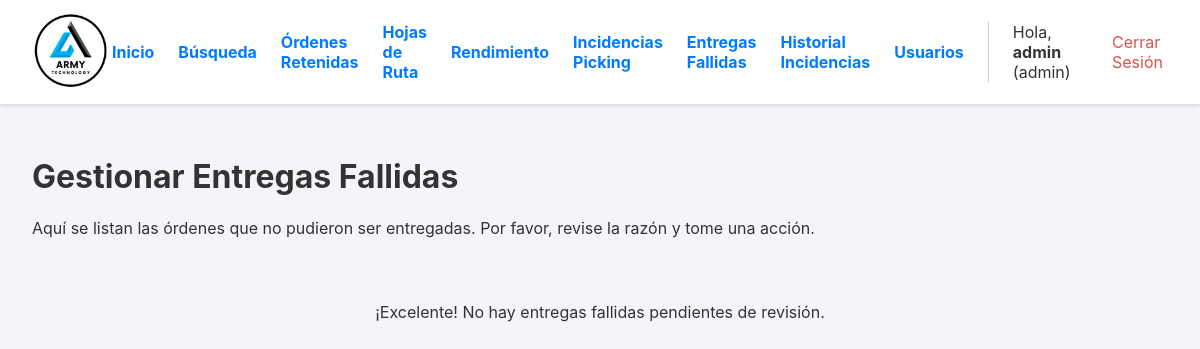
/entregas-fallidas (signed in), run on an earlier commit of the app's database.
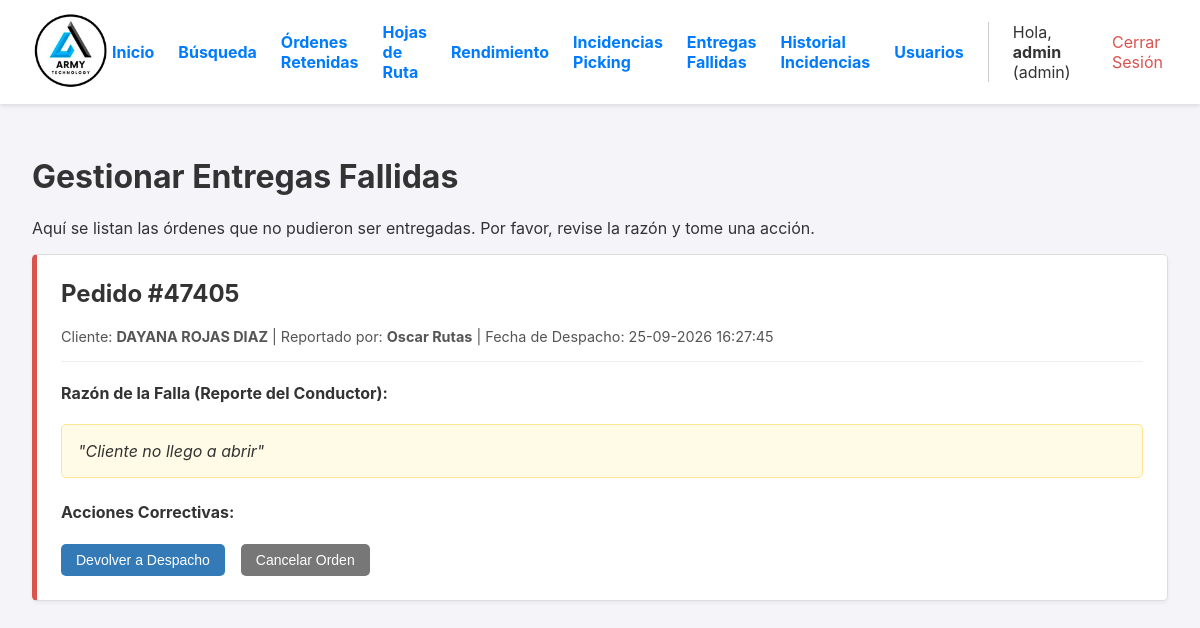
And on a later commit of the database.
### app.py (models this page shows, shortened)
class Orden(db.Model):
    id = db.Column(db.Integer, primary_key=True)
    numero_pedido = db.Column(db.String(50), unique=True, nullable=False)
    cliente_nombre = db.Column(db.String(200), nullable=False)
    cliente_direccion = db.Column(db.String(300), nullable=True)
    estado = db.Column(db.String(30), nullable=False, default='PENDIENTE')
    fecha_creacion = db.Column(db.DateTime, nullable=False, default=datetime.datetime.utcnow)
    lote_id = db.Column(db.Integer, db.ForeignKey('lote_picking.id'), nullable=True)
    items = db.relationship('ItemOrden', backref='orden', lazy=True, cascade="all, delete-orphan")
    fecha_inicio_picking = db.Column(db.DateTime, nullable=True)
    fecha_fin_picking = db.Column(db.DateTime, nullable=True)
    fecha_fin_packing = db.Column(db.DateTime, nullable=True)
    fecha_despacho = db.Column(db.DateTime, nullable=True)
    packer_id = db.Column(db.Integer, db.ForeignKey('user.id', ondelete='SET NULL'), nullable=True)
    packer = db.relationship('User', foreign_keys=[packer_id])
    devolucion_confirmada = db.Column(db.Boolean, default=False, nullable=False)
    bultos = db.relationship('Bulto', backref='orden', cascade="all, delete-orphan")
    hoja_de_ruta_id = db.Column(db.Integer, db.ForeignKey('hoja_de_ruta.id'), nullable=True)
    destino_id = db.Column(db.Integer, db.ForeignKey('destino.id'), nullable=True)
    destino = db.relationship('Destino', backref='ordenes')
    guia_encomienda = db.Column(db.String(100), nullable=True)
    nota_entrega = db.Column(db.Text, nullable=True)
    fecha_entrega_final = db.Column(db.DateTime, nullable=True)
    nota_bodega = db.Column(db.Text, nullable=True)

class User(UserMixin, db.Model):
    id = db.Column(db.Integer, primary_key=True)
    username = db.Column(db.String(80), unique=True, nullable=False)
    password_hash = db.Column(db.String(256), nullable=False)
    role = db.Column(db.String(20), nullable=False, default='operario')

### app.py (the view)
@app.route('/entregas-fallidas')
@login_required
@logistica_required
def gestionar_entregas_fallidas():
    ordenes_fallidas = db.session.execute(
        db.select(Orden)
        .where(Orden.estado == 'INCIDENCIA_ENTREGA')
        .options(joinedload(Orden.hoja_de_ruta).joinedload(HojaDeRuta.conductor)) # Cargamos info extra
        .order_by(Orden.fecha_despacho.desc())
    ).scalars().all()
    return render_template('gestionar_entregas_fallidas.html', ordenes=ordenes_fallidas)

### app.py (called while the page is built)
def logistica_required(f):
    @wraps(f)
    def decorated_function(*args, **kwargs):
        if not current_user.is_authenticated or current_user.role not in ['admin', 'operario', 'garantias']:
            flash('Se requiere rol de Administrador, Operario o Garantías para acceder a esta página.', 'error')
            return redirect(url_for('dashboard'))
        return f(*args, **kwargs)
    return decorated_function

@login_manager.user_loader
def load_user(user_id):
    return db.session.get(User, int(user_id))

@app.template_filter('localtime')
def to_localtime_filter(utc_datetime):
    if not utc_datetime: return ""
    local_tz = pytz.timezone('America/Costa_Rica')
    local_dt = utc_datetime.replace(tzinfo=pytz.utc).astimezone(local_tz)
    return local_dt.strftime('%d-%m-%Y %H:%M:%S')

### templates/gestionar_entregas_fallidas.html (shortened to what this page needs)
{% extends "layout.html" %}
{% block content %}
    <h1>Gestionar Entregas Fallidas</h1>
    <p>Aquí se listan las órdenes que no pudieron ser entregadas. Por favor, revise la razón y tome una acción.</p>
    {% for orden in ordenes %}
        <div class="incidencia-card">
            <h2>Pedido #{{ orden.numero_pedido }}</h2>
            <div class="meta-info">
                Cliente: <strong>{{ orden.cliente_nombre }}</strong> |
                Reportado por: <strong>{{ orden.hoja_de_ruta.conductor.username if orden.hoja_de_ruta and orden.hoja_de_ruta.conductor else 'N/A' }}</strong> |
                Fecha de Despacho: {{ orden.fecha_despacho | localtime }}
            </div>
            <h4>Razón de la Falla (Reporte del Conductor):</h4>
            <div class="nota-conductor">
                <blockquote>"{{ orden.nota_entrega }}"</blockquote>
            </div>
            <h4>Acciones Correctivas:</h4>
            <div class="acciones-container">
                <form action="{{ url_for('reenrutar_orden', orden_id=orden.id) }}" method="POST" onsubmit="return confirm('¿Devolver esta orden a la lista de despacho para re-enrutarla?');">
                    <button type="submit" class="action-btn" style="background-color:#337ab7;">Devolver a Despacho</button>
                </form>
                <form action="{{ url_for('cancelar_entrega_fallida', orden_id=orden.id) }}" method="POST" onsubmit="return confirm('¿Cancelar esta orden permanentemente? Los artículos deberán ser devueltos al inventario.');">
                    <button type="submit" class="action-btn" style="background-color:#777;">Cancelar Orden</button>
                </form>
            </div>
        </div>
    {% else %}
        <div class="card" style="text-align: center; padding: 2rem;">
            <p>¡Excelente! No hay entregas fallidas pendientes de revisión.</p>
        </div>
    {% endfor %}
{% endblock %}

What changed in the data, as far as the page shows it:
now on this page (row edited): Orden: numero_pedido "47405", cliente_nombre "DAYANA ROJAS DIAZ", hoja_de_ruta.conductor "Oscar Rutas", fecha_despacho "25-09-2026 16:27:45", nota_entrega "Cliente no llego a abrir"
Also different on the page:
text no longer shown: "¡Excelente! No hay entregas fallidas pendientes de revisión."
